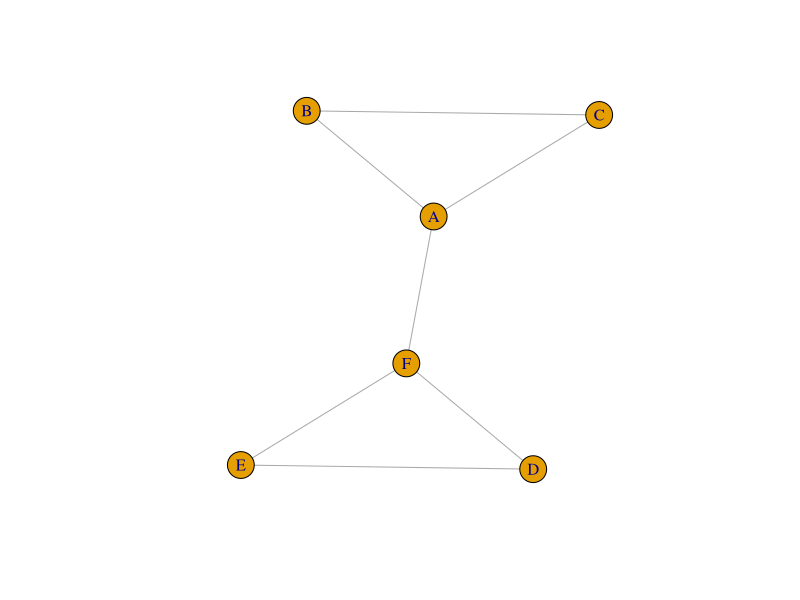
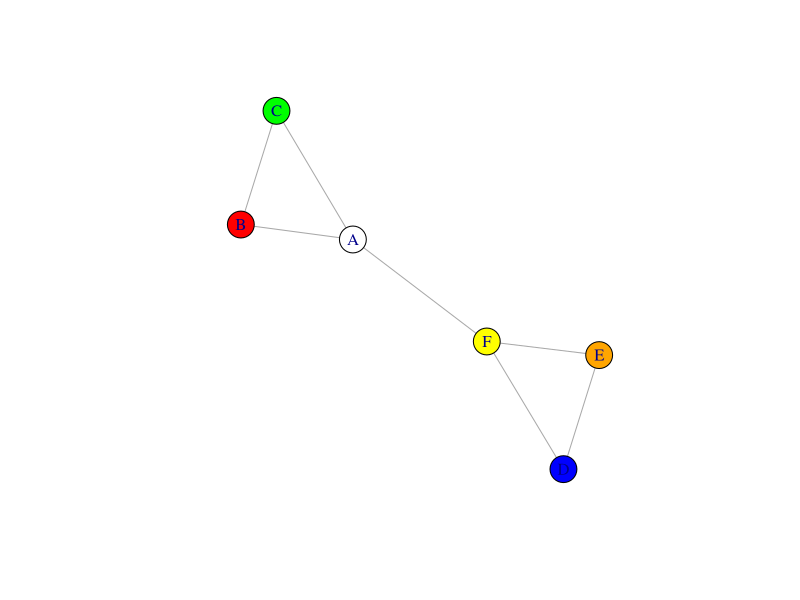
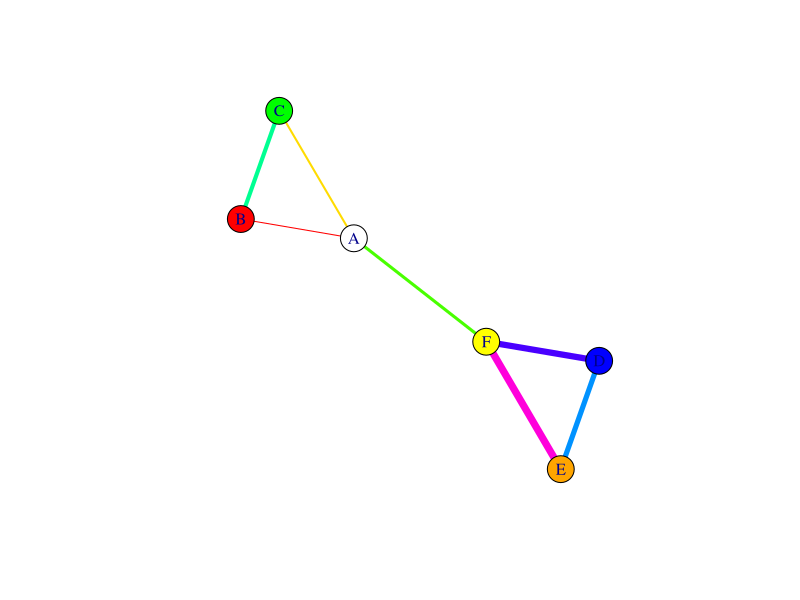

R code for these plots, in order:
## ---- chunk 1
library(knitr)
knitr::opts_chunk$set(fig.width=6, fig.height=4) 
## ---- chunk 2
 library(igraph) #load the package 
?graph_from_adjacency_matrix
## ---- chunk 3
g=make_graph(~A-B-C-A, D-E-F-D, A-F) 
plot(g)
## ---- chunk 4
class(g)
## ---- chunk 5
g
## ---- chunk 6
V(g) #look up vertices 
E(g) #look up edges
## ---- chunk 7
V(g)$name
## ---- chunk 8
 V(g)$color=c("white", "red", "green", "blue", "orange", "yellow") #a random set of colors 
plot(g)
## ---- chunk 9
E(g)$width=1:7
E(g)$color=rainbow(7) #rainbow() function chooses a specified number of colors 
plot(g)
